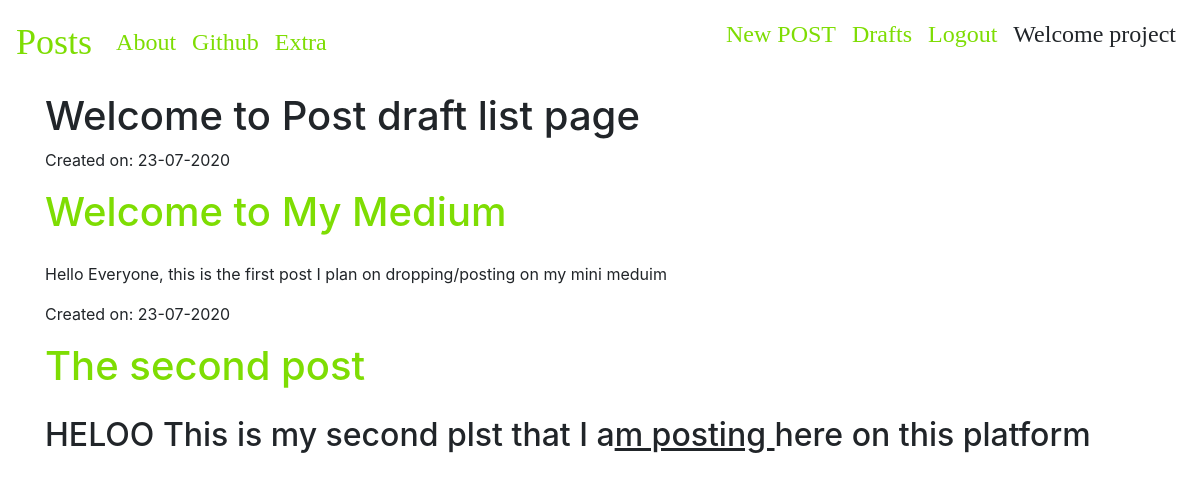
Before: /drafts/ (signed in) with the older database file.
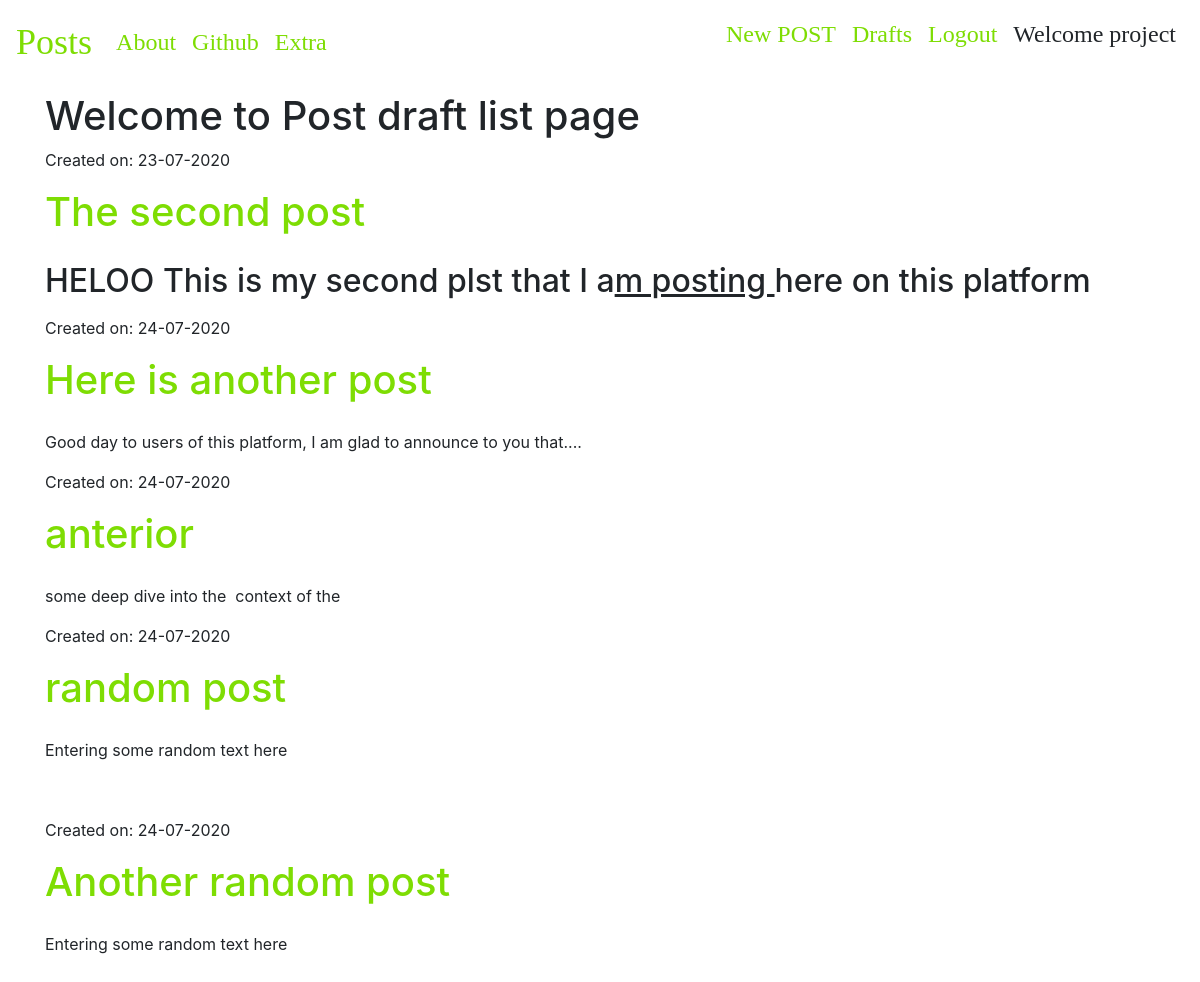
After: the same page with the newer database file.
### blog_app/models.py (models this page shows, shortened)
class Post(models.Model):
    author = models.ForeignKey('auth.User', on_delete = models.CASCADE, default = 'auth.User')
    title = models.CharField(max_length = 54)
    text = models.TextField()
    create_date = models.DateTimeField(default = timezone.now)
    publish_date = models.DateTimeField(blank=True, null = True)

### blog_app/views.py (the view)
# urls.py: path('drafts/', views.PostDraftListView.as_view(), name = 'post_draft'),
class PostDraftListView(LoginRequiredMixin, ListView):
    login_url = "/login/"
    context_object_name = "post_drafts"
    model = Post
    redirect_field_name = 'blog_app/post_list.html'
    template_name = 'blog_app/post_draft_list.html'
    def get_queryset(self):
        return Post.objects.filter(publish_date__isnull = True).order_by('create_date')

### blog_app/templates/blog_app/post_draft_list.html
{%extends 'blog_app/base.html'%}
{% block body_block%}
<h1>Welcome to Post draft list page</h1>
  {%for post in post_drafts%}
  <div class="postdraft">
    <p>Created on: {{post.create_date|date:'d-m-Y'}}</p>
    <h1>
      <a href="{% url 'post_detail' pk=post.pk%}"> {{post.title}}</a>
    </h1>
    <p>{{post.text|safe|truncatechars:200}}</p>
  </div>
  {% endfor%}
{% endblock %}

### blog_app/templates/blog_app/base.html (shortened to what this page needs)
<!DOCTYPE html>
{% load static %}
<html lang="en" dir="ltr">
  <head>
    <link rel="stylesheet" href="https://stackpath.bootstrapcdn.com/bootstrap/4.5.0/css/bootstrap.min.css">
      <link rel="stylesheet" href="https://maxcdn.bootstrapcdn.com/bootstrap/3.3.7/css/bootstrap-theme.min.css">
      <link href="https://maxcdn.bootstrapcdn.com/font-awesome/4.7.0/css/font-awesome.min.css" rel="stylesheet">
    <link rel="stylesheet" href="//cdn.jsdelivr.net/npm/medium-editor@latest/dist/css/medium-editor.min.css" type="text/css" media="screen" charset="utf-8">
    <link rel="stylesheet" href="{% static "css/blog.css"%}">
  </head>
  <body>
    <nav class="navbar navbar-expand-lg  techfont">
      <a class="navbar-brand bigbrand" href="{% url "post_list"%}" >Posts</a>
        <div class="collapse navbar-collapse" id="navbarSupportedContent">
          <ul class="navbar-nav mr-auto">
            <li class="nav-item active">
              <a class="nav-link" href="{%url "about"%}">About <span class="sr-only">(current)</span></a>
            </li>
            <li class="nav-item active">
              <a class="nav-link" href="https://github.com/oluwatobi1">Github <span class="sr-only">(current)</span></a>
            </li><li class="nav-item active">
              <a class="nav-link" href="{%url "about"%}">Extra <span class="sr-only">(current)</span></a>
            </li>
          </ul>
          <ul class="navbar-nav nav_right ">
            {% if user.is_authenticated %}
            <li class="nav-item active">
              <a class="nav-link" href="{%url "post_new"%}">New POST <span class="sr-only">(current)</span></a>
            </li>
            <li class="nav-item active">
                <a class="nav-link" href="{%url "post_draft"%}">Drafts <span class="sr-only">(current)</span></a>
              </li>
               <li class="nav-item active">
                  <a class="nav-link" href="{%url "logout"%}">Logout <span class="sr-only">(current)</span></a>
                </li>
                <li class="nav-item active">
                     <p class="nav-link"> Welcome {{user.username}}</p>
                 </li>
            {%else%}
                 <li>
                   <a href="{% url 'login'%}">Login
                      <span class="fa fa-user" aria-hidden="true"></span>
                   </a>
                 </li>
             {%endif%}
          </ul>
      </div>
    </nav>
<div class="container">
  {% block body_block %}
  {% endblock %}
</div>
  </body>
</html>

### blog_app/static/css/blog.css (style rules this page uses)
.techfont { font-family: 'Playfair Display', serif; font-size: 1.5em; margin-bottom: 8px; }
.bigbrand { font-size: 1.5em }
a { display: inline-block; color: #03e9f4; text-decoration: none; transition: 0.5s; overflow: hidden; }
a:nth-child(1) { filter: hue-rotate(270deg); }

Changed rows visible on the page:
no longer on this page (row edited): Post: create_date "23-07-2020", title "Welcome to My Medium", text "Hello Everyone, this is the first post I plan on dropping/posting on my mini meduim"
added Post: create_date "24-07-2020", title "Here is another post", text "Good day to users of this platform, I am glad to announce to you that...."
added Post: create_date "24-07-2020", title "anterior", text "some deep dive into the context of the"
added Post: create_date "24-07-2020", title "random post", text "Entering some random text here"
added Post: create_date "24-07-2020", title "Another random post", text "Entering some random text here"
